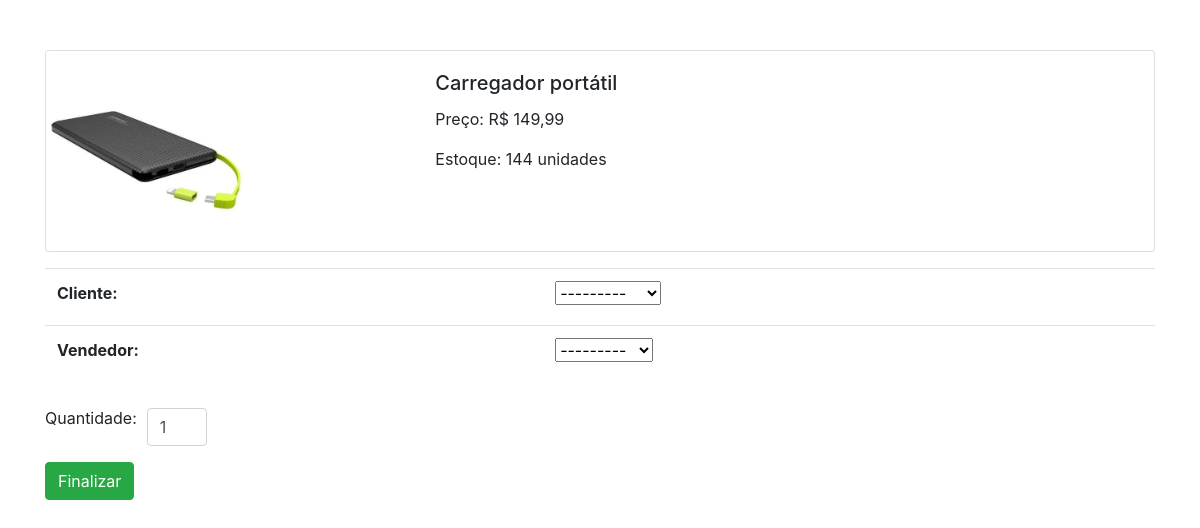
Screenshot of /comprar/Carregador portátil/ with the database file from the repository.
### estoque/models.py (models this page shows, shortened)
class Produto(models.Model):
    nome = models.CharField(max_length=30, blank=True, null=True)
    preco = models.DecimalField(max_digits=10, decimal_places=2, blank=True, null=True)
    qtd = models.IntegerField(blank=True, null=True)
    img = models.ImageField(upload_to='produtos', blank=True, null=True)

### estoque/views.py (the view)
# urls.py: path('comprar/<str:nome>/', views.comprar , name='comprar'),
def comprar(request, nome):
    produto = get_object_or_404(Produto, nome=nome)
    if request.method == 'POST':
        form = CompraForm(request.POST)
        quantidade_comprada = int(request.POST.get('quantidade_inpt', 0))
        if 0 < quantidade_comprada <= produto.qtd:
            if form.is_valid():
                vendedor_nome = form.cleaned_data['vendedor']
                vendedor = get_object_or_404(Vendedor, nome=vendedor_nome)
                compra = form.save(commit=False)
                compra.produto = produto
                compra.save()
                imposto = produto.preco * Decimal(0.25)
                preco = produto.preco - imposto
                print(imposto)
                valor_compra = preco * Decimal(quantidade_comprada) * Decimal(0.05)
                novo_salario = vendedor.salario + valor_compra
                vendedor.salario = novo_salario
                vendedor.save()
                produto.subtrair_estoque(quantidade_comprada)
                return redirect('produtos')
    else:
        form = CompraForm()
    context = {'produto': produto, 'forms': form}
    return render(request, 'compra.html', context)

### estoque/forms.py
class CompraForm(forms.ModelForm):
    class Meta:
        model = Compra
        fields = ['produto', 'cliente', 'vendedor']
        widgets = {
            'produto': forms.HiddenInput(),
        }

### estoque/models.py (called while the page is built)
    def __str__(self):
        return self.nome

    def __str__(self):
        return self.nome

### templates/compra.html (shortened to what this page needs)
<!DOCTYPE html>
<html lang="en">
<head>
    <link rel="stylesheet" href="https://stackpath.bootstrapcdn.com/bootstrap/4.5.2/css/bootstrap.min.css">
</head>
<body>
    <div class="container" style=" margin-top: 50px;">
        <div class="card mb-3">
            <div class="row no-gutters">
                <div class="col-md-4">
                    <img src="{{ produto.img.url }}" class="card-img produto-img" alt="Produto">
                </div>
                <div class="col-md-8">
                    <div class="card-body">
                        <h5 class="card-title">{{ produto.nome }}</h5>
                        <p class="card-text">Preço: R$ {{ produto.preco }}</p>
                        <p class="card-text">Estoque: {{ produto.qtd }} unidades</p>
                    </div>
                </div>
            </div>
        </div>
        <form action="{% url "comprar" produto.nome %}" method="post">
            <div class="form-group">
                <table class="table">
                    {{ forms.as_table }}
                </table>
            </div>
            <div class="form-group">
                <div class="quantidade-wrapper">
                    <label class="quantidade-label" for="quantidade_inpt">Quantidade:</label>
                    <input type="number" class="form-control quantidade-input" name="quantidade_inpt" value="1" min="1" max="{{ produto.qtd }}" placeholder="Quantidade">
                </div>
            </div>
            <button type="submit" class="btn btn-success">Finalizar</button>
        </form>
    </div>
</body>
</html>

### templates/compra.html (style rules this page uses)
.produto-img { max-width: 200px; height: auto; }
.quantidade-input { margin-top: 10px; width: 60px; }
.quantidade-wrapper { display: flex; align-items: center; }
.quantidade-label { margin-right: 10px; }

### rows the page displays
Produto: img (picture), nome "Carregador portátil", preco "149,99", qtd "144"
